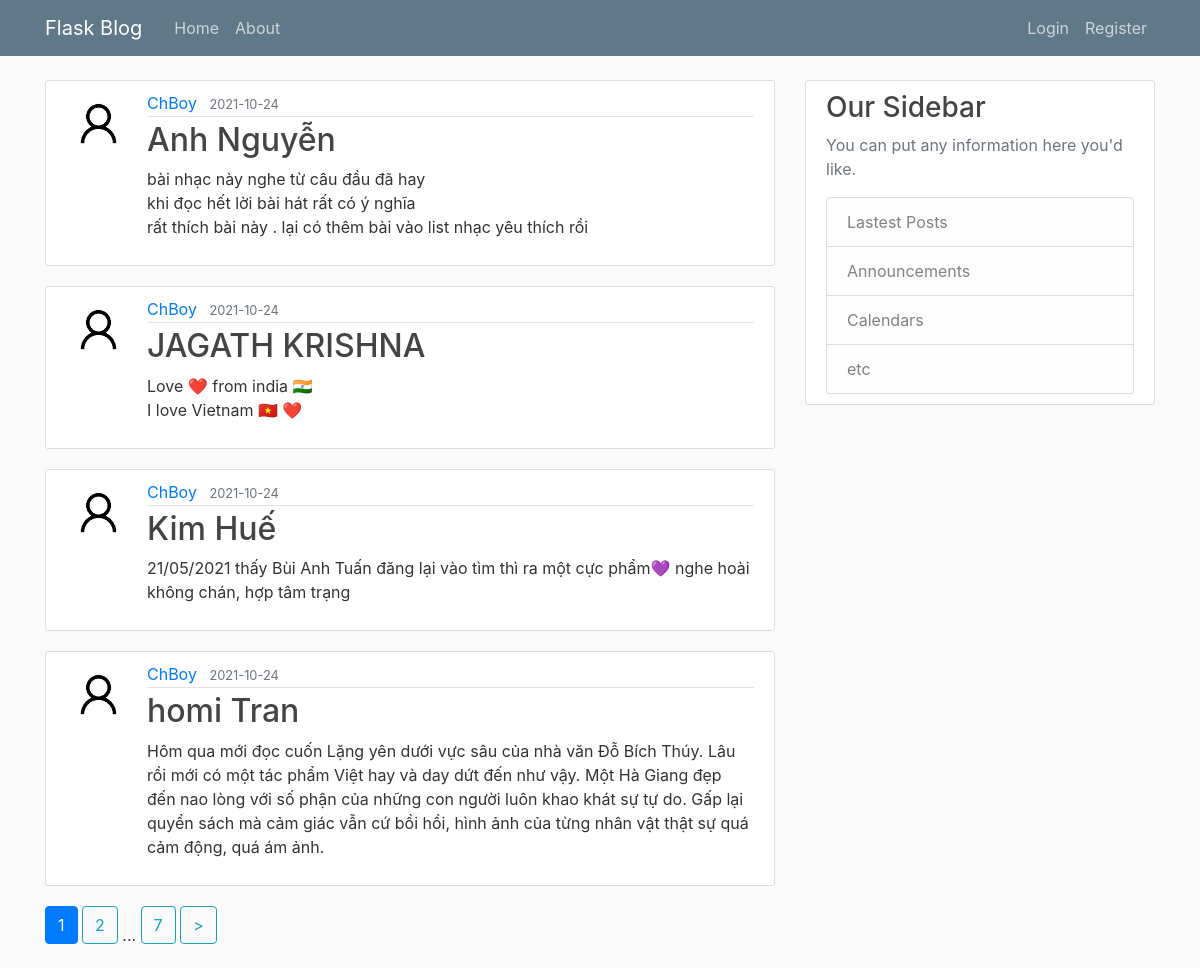
The page /home on the database its author committed.
### flaskblog/models.py (models this page shows, shortened)
class Post(db.Model):
    id = db.Column(db.Integer,primary_key = True)
    title = db.Column(db.String(100),nullable = False)
    date_posted = db.Column(db.DateTime,nullable = False,default = datetime.utcnow)
    content = db.Column(db.Text,nullable = False)
    user_id = db.Column(db.Integer,db.ForeignKey('user.id'),nullable = False) # reference to the 'user' table

class User(db.Model,UserMixin):
    id = db.Column(db.Integer,primary_key = True)
    username = db.Column(db.String(20),unique = True,nullable = False)
    email = db.Column(db.String(120),unique = True,nullable = False)
    image_file = db.Column(db.String(20),nullable = False,default = 'default.jpg')
    password = db.Column(db.String(60),nullable = True)
    posts = db.relationship('Post',backref ='author',lazy = True)

### flaskblog/routes.py (the view)
@app.route("/")
@app.route("/home")
@swag_from('./docs/homePage.yml')
def home():
    page = request.args.get('page',1,type = int) # find in path  page query, default value = 1
    posts = Post.query.order_by(Post.date_posted.desc()).paginate(page = page,per_page = 4) # paginate each page 4 posts
    return render_template('home.html', posts = posts),200

### flaskblog/templates/home.html (shortened to what this page needs)
{% extends 'layout.html'%}
{% block content %}
{% for post in posts.items %}
    <article class='media content-section'>
        <img class = 'rounded-circle article-img' src = "{{url_for('static',filename='profile_pics/' + post.author.image_file)}}">
        <div class='media-body'>
            <div class='article-metadata'>
                <a class='mr-2' href = "{{ url_for('user_post',username = post.author.username) }}">{{ post.author.username }}</a>
                <small class='text-muted'>{{ post.date_posted.strftime('%Y-%m-%d') }}</small>
            </div>
            <h2> <a class='article-title' href='/post/{{ post.id }}'>{{ post.title }}</a></h2>
            <p class = 'article-content'>{{ post.content }}</p>
        </div>
    </article>
{% endfor %}
{% for page_num in posts.iter_pages(left_edge =1, right_edge=1,left_current=1,right_current=2) %}
    {% if page_num %}
        {% if page_num == posts.page %}
            <a class = 'btn btn-primary mb-4' href = "{{ url_for('home',page = page_num) }}">{{page_num}}</a>
        {% else %}
            <a class = 'btn btn-outline-info mb-4' href = "{{ url_for('home',page = page_num) }}">{{page_num}}</a>
        {% endif %}
    {% else %}
      ...
    {% endif %}
{% endfor %}
    <a class = 'btn btn-outline-info mb-4' href = "{{ url_for('home',page = posts.page +1) }}"> > </a>
{% endblock content%}

### flaskblog/static/main.css (style rules this page uses)
body { background: #fafafa; color: #333333; margin-top: 5rem; }
h1, h2, h3, h4, h5, h6 { color: #444444; }
.content-section { background: #ffffff; padding: 10px 20px; border: 1px solid #dddddd; border-radius: 3px; margin-bottom: 20px; }
.article-title { color: #444444; }
.article-content { white-space: pre-line; }
.article-img { height: 65px; width: 65px; margin-right: 16px; }
.article-metadata { padding-bottom: 1px; margin-bottom: 4px; border-bottom: 1px solid #e3e3e3 }

### rows shown on the page
Post: image_file (placeholder picture), author.username "ChBoy", date_posted "2021-10-24", title "Anh Nguyễn", content "bài nhạc này nghe từ câu đầu đã hay khi đọc hết lời bài hát rất có ý nghĩa rất thích bài này . lại có thêm bài vào list nhạc yêu thích rồi"
Post: image_file (placeholder picture), author.username "ChBoy", date_posted "2021-10-24", title "JAGATH KRISHNA", content "Love ❤️ from india 🇮🇳 I love Vietnam 🇻🇳 ❤️"
Post: image_file (placeholder picture), author.username "ChBoy", date_posted "2021-10-24", title "Kim Huế", content "21/05/2021 thấy Bùi Anh Tuấn đăng lại vào tìm thì ra một cực phẩm💜 nghe hoài không chán, hợp tâm trạng"
Post: image_file (placeholder picture), author.username "ChBoy", date_posted "2021-10-24", title "homi Tran", content "Hôm qua mới đọc cuốn Lặng yên dưới vực sâu của nhà văn Đỗ Bích Thúy. Lâu rồi mới có một tác phẩm Việt hay và day dứt đến như vậy. Một Hà Giang đẹp đến nao lòng với số phận của những con người luôn khao khát sự tự do. Gấp lại quyển sách mà cảm giác vẫn cứ bồi hồi, hình ảnh của từng nhân vật thật sự quá cảm động, quá ám ảnh."

### other values the page prints
{{ page_num }} "1"
{{ page_num }} "2" "7"
